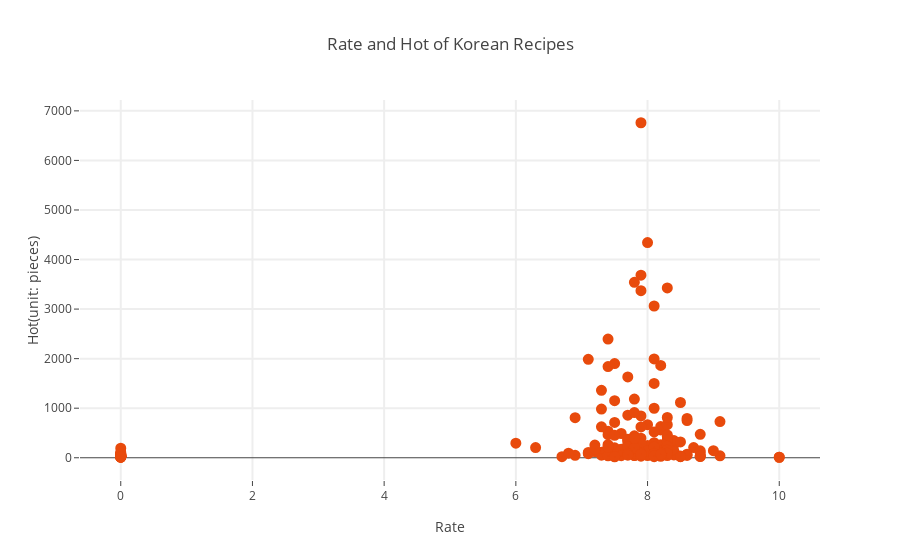

Notebook code for this chart:
### Code cell
data_rate2 = [go.Scatter(
    x = df2['rate'],
    y = df2['hot'],
    mode = 'markers',
    name = 'markers',
    text = df2['name'],
    marker=dict(
        color='rgb(232,74,12)',
        line=dict(
            color='rgb(232,74,12)',
            width = 5
        )
    )
)]
    
layout = dict(title = 'Rate and Hot of Korean Recipes',
              xaxis= dict(
                title= 'Rate',
                ticklen= 5,
                zeroline= False,
                gridwidth= 2,
              ),
              yaxis=dict(
                title= 'Hot(unit: pieces)',
                ticklen= 5,
                gridwidth= 2,
              )
             )

fig = dict(data=data_rate2, layout=layout)
iplot(fig)

### Figure 1 — Plotly figure (JSON) as saved in the notebook; plotly's stock layout.template omitted (floating-point values rounded to 4 significant figures; data arrays with more than 128 entries replaced by an {"elided": "..."} marker saying what was removed)
{"data": [{"marker": {"color": "rgb(232,74,12)", "line": {"color": "rgb(232,74,12)", "width": 5}}, "mode": "markers", "name": "markers", "text": {"elided": "199 str values"}, "type": "scatter", "x": {"elided": "199 float values"}, "y": {"elided": "199 int values"}}], "layout": {"title": "Rate and Hot of Korean Recipes", "xaxis": {"gridwidth": 2, "ticklen": 5, "title": "Rate", "zeroline": false}, "yaxis": {"gridwidth": 2, "ticklen": 5, "title": "Hot(unit: pieces)"}}}
